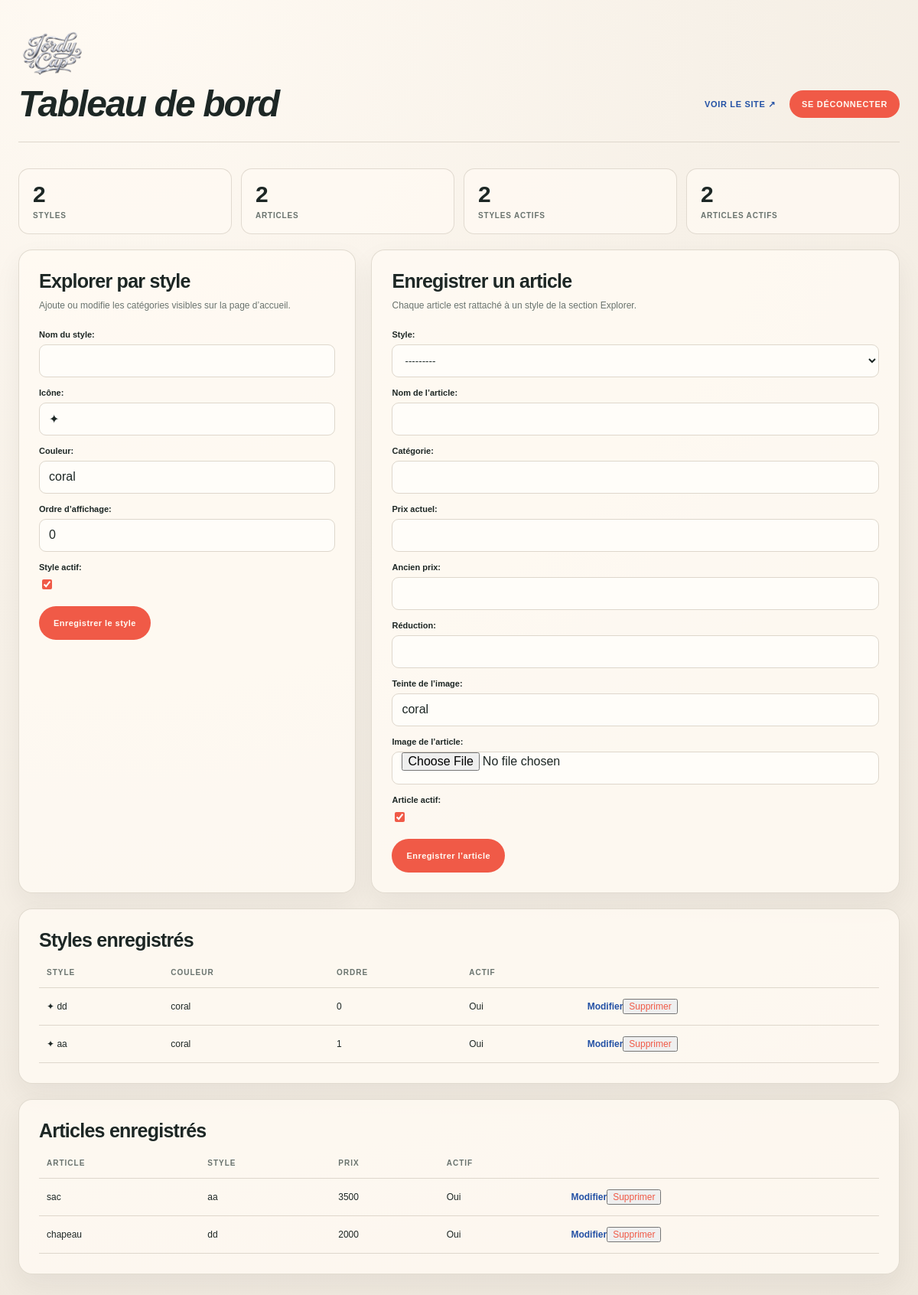
/account/dashboard/ (signed in), run on an earlier commit of the app's database.
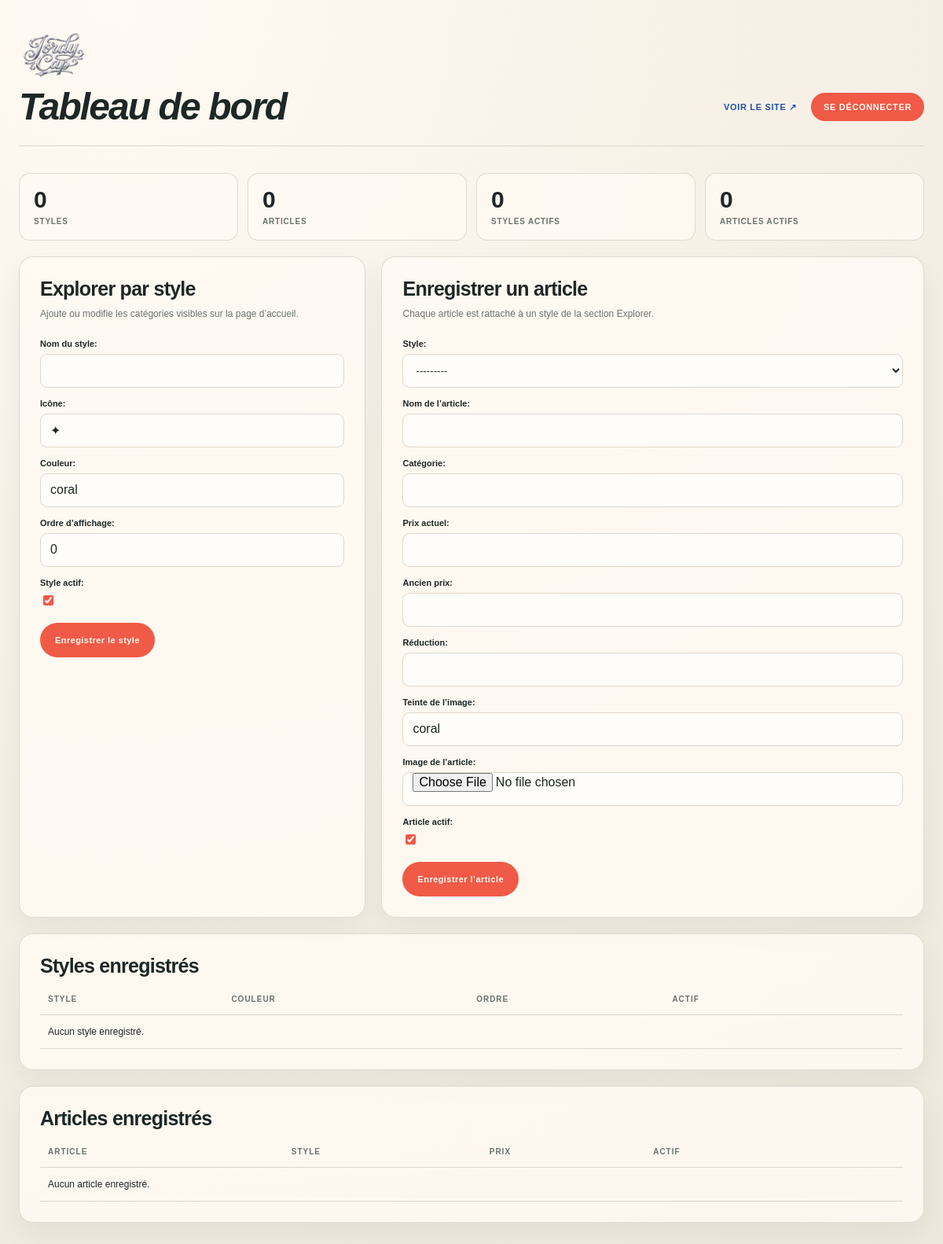
And on a later commit of the database.
### vente/models.py (models this page shows, shortened)
class Style(models.Model):
	name = models.CharField(max_length=80, unique=True)
	icon = models.CharField(max_length=10, default="✦")
	color = models.CharField(max_length=30, default="coral")
	order = models.PositiveIntegerField(default=0)
	active = models.BooleanField(default=True)
	class Meta:
		ordering = ["order", "name"]
	def __str__(self):
		return self.name

class Product(models.Model):
	style = models.ForeignKey(Style, on_delete=models.CASCADE, related_name="products")
	name = models.CharField(max_length=120)
	category = models.CharField(max_length=80, blank=True)
	price = models.CharField(max_length=40)
	old_price = models.CharField(max_length=40, blank=True)
	discount = models.CharField(max_length=20, blank=True)
	tone = models.CharField(max_length=30, default="coral")
	image = models.ImageField(upload_to="products/", blank=True)
	active = models.BooleanField(default=True)
	created_at = models.DateTimeField(auto_now_add=True)
	class Meta:
		ordering = ["-created_at"]

### account/views.py (the view, shortened to what this page needs)
# urls.py: path("dashboard/", dashboard, name="dashboard"),
@staff_member_required(login_url="account:login")
def dashboard(request):
	styles = Style.objects.all()
	products = Product.objects.select_related("style").all()
	style_form = StyleForm(prefix="style")
	product_form = ProductForm(prefix="product")
	return render(request, "account/dashboard.html", {
		"styles": styles,
		"products": products,
		"style_count": Style.objects.count(),
		"product_count": Product.objects.count(),
		"active_style_count": Style.objects.filter(active=True).count(),
		"active_product_count": Product.objects.filter(active=True).count(),
		"style_form": style_form,
		"product_form": product_form,
	})

### account/forms.py
class StyleForm(forms.ModelForm):
    class Meta:
        model = Style
        fields = ["name", "icon", "color", "order", "active"]
        labels = {
            "name": "Nom du style",
            "icon": "Icône",
            "color": "Couleur",
            "order": "Ordre d’affichage",
            "active": "Style actif",
        }

class ProductForm(forms.ModelForm):
    class Meta:
        model = Product
        fields = [
            "style",
            "name",
            "category",
            "price",
            "old_price",
            "discount",
            "tone",
            "image",
            "active",
        ]
        labels = {
            "style": "Style",
            "name": "Nom de l’article",
            "category": "Catégorie",
            "price": "Prix actuel",
            "old_price": "Ancien prix",
            "discount": "Réduction",
            "tone": "Teinte de l’image",
            "image": "Image de l’article",
            "active": "Article actif",
        }

### templates/account/dashboard.html (shortened to what this page needs)
{% load static %}
<!doctype html>
<html lang="fr">
<head>
  <link rel="stylesheet" href="{% static 'css/modavibe.css' %}">
</head>
<body>
  <main class="dashboard">
    <div class="dashboard-inner">
      <header class="dashboard-head">
        <div><img src="{% static 'media/jordy-cap-logo.png' %}" alt="Jordy Cap"><h1>Tableau de bord</h1></div>
        <div class="dashboard-actions"><a href="{% url 'vente:home' %}">Voir le site ↗</a><form method="post" action="{% url 'account:logout' %}">{% csrf_token %}<button type="submit">Se déconnecter</button></form></div>
      </header>
            <section class="dashboard-counters" aria-label="Résumé du catalogue">
              <div class="dashboard-counter"><strong>{{ style_count }}</strong><span>Styles</span></div>
              <div class="dashboard-counter"><strong>{{ product_count }}</strong><span>Articles</span></div>
              <div class="dashboard-counter"><strong>{{ active_style_count }}</strong><span>Styles actifs</span></div>
              <div class="dashboard-counter"><strong>{{ active_product_count }}</strong><span>Articles actifs</span></div>
            </section>
      <div class="dashboard-grid">
        <section class="dashboard-panel">
          <h2>Explorer par style</h2>
          <p>Ajoute ou modifie les catégories visibles sur la page d’accueil.</p>
          <form class="dashboard-form" method="post">
            {{ style_form.as_p }}
            <button type="submit">Enregistrer le style</button>
          </form>
        </section>
        <section class="dashboard-panel">
          <h2>Enregistrer un article</h2>
          <p>Chaque article est rattaché à un style de la section Explorer.</p>
          <form class="dashboard-form" method="post" enctype="multipart/form-data">
            {{ product_form.as_p }}
            <button type="submit">Enregistrer l’article</button>
          </form>
        </section>
        <section class="dashboard-panel dashboard-list">
          <h2>Styles enregistrés</h2>
          <table class="dashboard-table"><thead><tr><th>Style</th><th>Couleur</th><th>Ordre</th><th>Actif</th><th></th></tr></thead><tbody>
            {% for style in styles %}<tr><td>{{ style.icon }} {{ style.name }}</td><td>{{ style.color }}</td><td>{{ style.order }}</td><td>{% if style.active %}Oui{% else %}Non{% endif %}</td><td><a href="{% url 'account:edit_style' style.pk %}">Modifier</a><form method="post" action="{% url 'account:delete_style' style.pk %}" style="display:inline" onsubmit="return confirm('Supprimer ce style et ses articles ?');">{% csrf_token %}<button class="delete-link" type="submit">Supprimer</button></form></td></tr>{% empty %}<tr><td colspan="5">Aucun style enregistré.</td></tr>{% endfor %}
          </tbody></table>
        </section>
        <section class="dashboard-panel dashboard-list">
          <h2>Articles enregistrés</h2>
          <table class="dashboard-table"><thead><tr><th>Article</th><th>Style</th><th>Prix</th><th>Actif</th><th></th></tr></thead><tbody>
            {% for product in products %}<tr><td>{{ product.name }}</td><td>{{ product.style.name }}</td><td>{{ product.price }}</td><td>{% if product.active %}Oui{% else %}Non{% endif %}</td><td><a href="{% url 'account:edit_product' product.pk %}">Modifier</a><form method="post" action="{% url 'account:delete_product' product.pk %}" style="display:inline" onsubmit="return confirm('Supprimer cet article ?');">{% csrf_token %}<button class="delete-link" type="submit">Supprimer</button></form></td></tr>{% empty %}<tr><td colspan="5">Aucun article enregistré.</td></tr>{% endfor %}
          </tbody></table>
        </section>
      </div>
    </div>
  </main>
</body>
</html>

### static/css/modavibe.css (style rules this page uses)
:root { --coral:#f05a47;--cobalt:#2351a5;--ivory:#f7f1e8;--paper:#fffaf3;--ink:#1d2725;--muted:#69736e;--line:#ded7cc;--ease:cubic-bezier(.23,1,.32,1) }
* { box-sizing:border-box }
html { scroll-behavior:smooth }
body { margin:0;background:var(--ivory);color:var(--ink);font-family:Manrope,sans-serif;-webkit-font-smoothing:antialiased }
a { color:inherit;text-decoration:none }
button,input { font:inherit }
html, body { width: 100%; max-width: 100%; margin: 0; padding: 0; overflow-x: hidden; }
body { position: relative; }
img, video { max-width: 100%; }

### templates/account/dashboard.html (style rules this page uses)
:root { --dashboard-ink: #1d2725; --dashboard-muted: #69736e; --dashboard-line: #ded7cc; --dashboard-paper: #fffaf3; --dashboard-coral: #f05a47; --dashboard-blue: #2351a5; }
* { box-sizing: border-box; }
body { margin: 0; background: #f7f1e8; color: var(--dashboard-ink); font-family: Manrope, sans-serif; }
.dashboard { min-height: 100vh; padding: 30px 24px 70px; background: radial-gradient(circle at 12% 0%, #fffaf3 0, #f7f1e8 38%, #eee7dc 100%); }
.dashboard-inner { width: min(1180px, 100%); margin: auto; }
.dashboard-head { display: flex; align-items: end; justify-content: space-between; gap: 28px; margin-bottom: 34px; padding: 10px 0 26px; border-bottom: 1px solid var(--dashboard-line); }
.dashboard-head img { display: block; width: 154px; height: 58px; object-fit: contain; object-position: left center; }
.dashboard-head h1 { margin: 14px 0 0; color: var(--dashboard-ink); font-family: 'DM Sans', sans-serif; font-size: clamp(30px, 4vw, 50px); font-style: italic; letter-spacing: -.04em; line-height: .98; }
.dashboard-actions { display: flex; align-items: center; gap: 18px; padding-bottom: 5px; }
.dashboard-actions a, .dashboard-actions button { font-size: 11px; font-weight: 900; letter-spacing: .06em; text-transform: uppercase; }
.dashboard-actions a { color: var(--dashboard-blue); }
.dashboard-actions button { padding: 12px 16px; border: 0; border-radius: 999px; background: var(--dashboard-coral); color: #fffaf3; cursor: pointer; }
.dashboard-counters { display: grid; grid-template-columns: repeat(4, 1fr); gap: 12px; margin-bottom: 20px; }
.dashboard-counter { padding: 18px; border: 1px solid rgba(222,215,204,.9); border-radius: 14px; background: rgba(255,250,243,.75); }
.dashboard-counter strong { display: block; color: var(--dashboard-ink); font-family: 'DM Sans', sans-serif; font-size: 30px; line-height: 1; }
.dashboard-counter span { display: block; margin-top: 7px; color: var(--dashboard-muted); font-size: 10px; font-weight: 900; letter-spacing: .08em; text-transform: uppercase; }
.dashboard-grid { display: grid; grid-template-columns: minmax(260px, .78fr) minmax(360px, 1.22fr); gap: 20px; }
.dashboard-panel { padding: 26px; border: 1px solid rgba(222,215,204,.9); border-radius: 18px; background: rgba(255,250,243,.82); box-shadow: 0 14px 35px rgba(29,39,37,.06); }
.dashboard-panel h2 { margin: 0 0 8px; color: var(--dashboard-ink); font-family: 'DM Sans', sans-serif; font-size: 25px; letter-spacing: -.03em; }
.dashboard-panel > p { margin: 0 0 22px; color: var(--dashboard-muted); font-size: 12px; line-height: 1.55; }
.dashboard-form p { margin: 0 0 14px; }
.dashboard-form label { display: block; margin-bottom: 7px; color: var(--dashboard-ink); font-size: 11px; font-weight: 900; }
.dashboard-form input:not([type="checkbox"]), .dashboard-form select { width: 100%; min-height: 43px; padding: 0 12px; border: 1px solid var(--dashboard-line); border-radius: 9px; outline: 0; background: #fffdf9; color: var(--dashboard-ink); }
.dashboard-form input[type="checkbox"] { width: auto; min-height: auto; accent-color: var(--dashboard-coral); }
.dashboard-form button { min-height: 44px; margin-top: 4px; padding: 0 19px; border: 0; border-radius: 999px; background: var(--dashboard-coral); color: #fffaf3; cursor: pointer; font-size: 11px; font-weight: 900; letter-spacing: .04em; }
.dashboard-list { grid-column: 1 / -1; overflow: hidden; }
.dashboard-table { width: 100%; border-collapse: collapse; font-size: 12px; }
.dashboard-table th, .dashboard-table td { padding: 14px 10px; border-bottom: 1px solid var(--dashboard-line); text-align: left; }
.dashboard-table th { color: var(--dashboard-muted); font-size: 10px; font-weight: 900; letter-spacing: .1em; text-transform: uppercase; }
.dashboard-table td { color: var(--dashboard-ink); }

What changed in the data, as far as the page shows it:
removed Style: icon "✦", name "dd", color "coral", order "0", active "Oui"
removed Style: icon "✦", name "aa", color "coral", order "1", active "Oui"
removed Product: name "sac", style.name "aa", price "3500", active "Oui"
removed Product: name "chapeau", style.name "dd", price "2000", active "Oui"
Also different on the page:
{{ style_count }}: "2" → "0"
{{ product_count }}: "2" → "0"
{{ active_style_count }}: "2" → "0"
{{ active_product_count }}: "2" → "0"
text now shown: "Aucun style enregistré. Aucun article enregistré."
